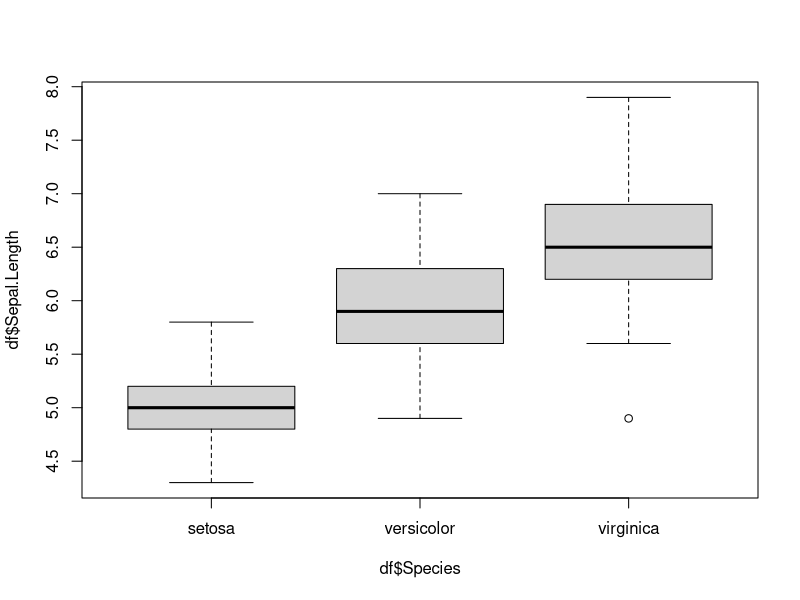

This chart was generated by the following R code:
## ---- chunk 1
df <- iris
boxplot(df$Sepal.Length ~ df$Species)
